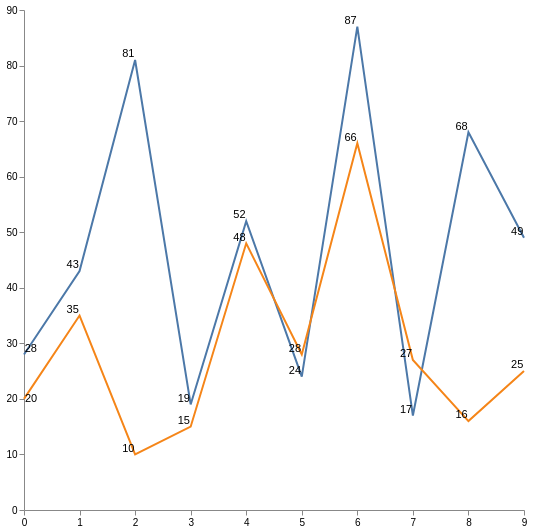

Specify this chart in Vega-Lite:
### Vega specification from a JSON file in a GitHub repository (floating-point values rounded to 4 significant figures)
{"$schema": "https://vega.github.io/schema/vega/v4.json", "width": 500, "height": 500, "padding": 5, "data": [{"name": "table", "values": [{"x": 0, "y": 28, "c": 0}, {"x": 0, "y": 20, "c": 1}, {"x": 1, "y": 43, "c": 0}, {"x": 1, "y": 35, "c": 1}, {"x": 2, "y": 81, "c": 0}, {"x": 2, "y": 10, "c": 1}, {"x": 3, "y": 19, "c": 0}, {"x": 3, "y": 15, "c": 1}, {"x": 4, "y": 52, "c": 0}, {"x": 4, "y": 48, "c": 1}, {"x": 5, "y": 24, "c": 0}, {"x": 5, "y": 28, "c": 1}, {"x": 6, "y": 87, "c": 0}, {"x": 6, "y": 66, "c": 1}, {"x": 7, "y": 17, "c": 0}, {"x": 7, "y": 27, "c": 1}, {"x": 8, "y": 68, "c": 0}, {"x": 8, "y": 16, "c": 1}, {"x": 9, "y": 49, "c": 0}, {"x": 9, "y": 25, "c": 1}]}], "scales": [{"name": "x", "type": "point", "range": "width", "domain": {"data": "table", "field": "x"}}, {"name": "y", "type": "linear", "range": "height", "nice": true, "zero": true, "domain": {"data": "table", "field": "y"}}, {"name": "color", "type": "ordinal", "range": "category", "domain": {"data": "table", "field": "c"}}], "axes": [{"orient": "bottom", "scale": "x"}, {"orient": "left", "scale": "y"}], "marks": [{"type": "group", "name": "group", "from": {"facet": {"name": "series", "data": "table", "groupby": "c"}}, "marks": [{"type": "line", "from": {"data": "series"}, "encode": {"enter": {"x": {"scale": "x", "field": "x"}, "y": {"scale": "y", "field": "y"}, "stroke": {"scale": "color", "field": "c"}, "strokeWidth": {"value": 2}, "interpolate": "monotone", "fillOpacity": {"value": 1}}}}]}, {"type": "text", "from": {"data": "table"}, "encode": {"enter": {"x": {"scale": "x", "field": "x"}, "y": {"scale": "y", "field": "y"}, "text": {"field": "y"}}}, "transform": [{"type": "label", "size": [500, 500], "offsets": [3], "marks": ["group"]}]}]}
